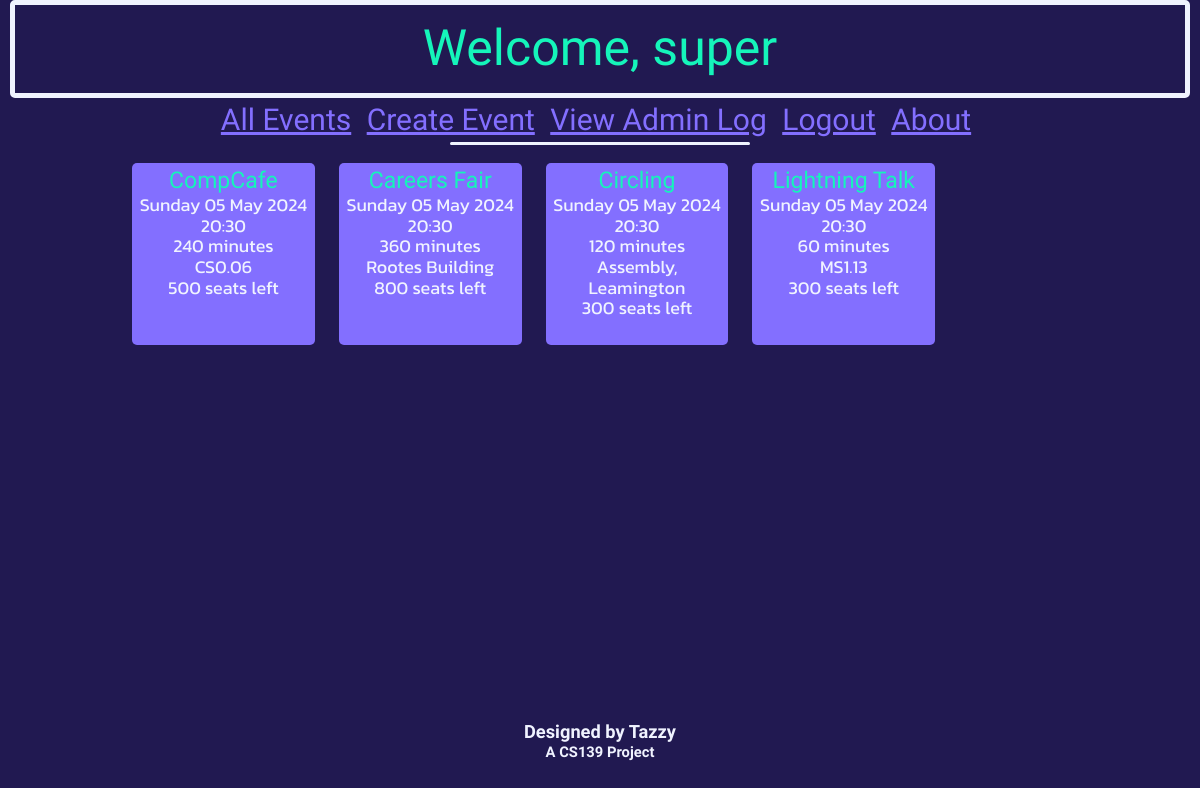
Before: /home (signed in) with the older database file.
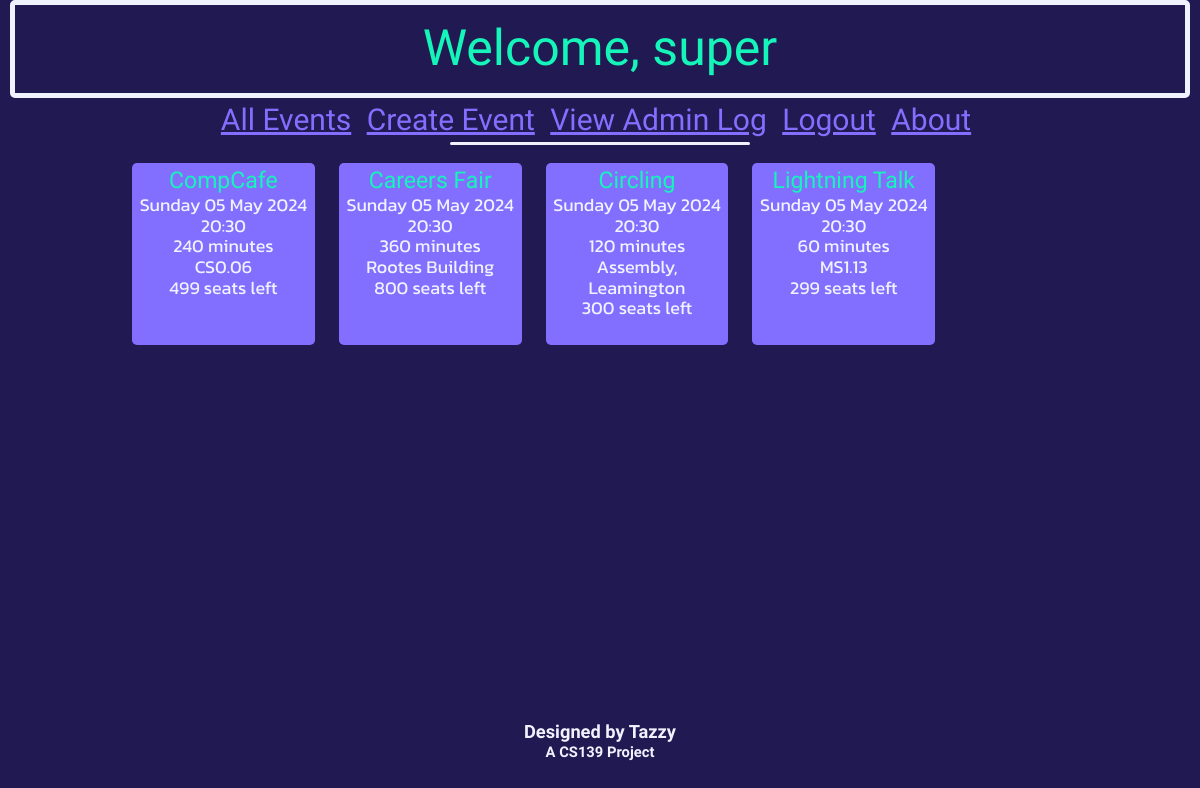
After: the same page with the newer database file.
### db_definition.py (models this page shows, shortened)
class User(UserMixin, db.Model):
    __tablename__ = "users"
    userClass = db.Column(db.String(10))
    user_id = db.Column(db.Integer, primary_key = True)
    username = db.Column(db.String(20), unique = True)
    email = db.Column(db.Text(), unique = True)
    hashedPass = db.Column(db.Text())

class Event(db.Model):
    __tablename__ = "events"
    event_id = db.Column(db.Integer, primary_key = True)
    name = db.Column(db.String(20))
    dateTime = db.Column(db.DateTime)
    duration = db.Column(db.Integer) # Minutes
    capacity = db.Column(db.Integer)
    ticketsSold = db.Column(db.Integer)
    location = db.Column(db.String(50))

### eventbyte.py (the view)
@app.route('/home')
def home():
    updateTickets()
    events=Event.query.all()
    return render_template('home.html', events=events, currTime = datetime.datetime.now())

### eventbyte.py (called while the page is built)
@loginManager.user_loader
def loadUser(user_id):
    return User.query.get(int(user_id))

def updateTickets():
    events = Event.query.all()
    for event in events:
        ticketNum = db.session.query(Ticket).where(Ticket.event_id == event.event_id, Ticket.status == "Upcoming").count()
        event.ticketsSold = ticketNum
        if event.dateTime <= datetime.datetime.now():
            tickets = db.session.query(Ticket).where(Ticket.event_id == event.event_id)
            for ticket in tickets:
                ticket.status = "Completed"
    db.session.commit()

### templates/home.html
{% extends 'base.html' %}
{% block heading %}
    {% if current_user.is_authenticated %}
        <div class="title subtitle">
            Welcome, {{ current_user.username }}
        </div>
    {% else %}
        <div class="title">
            eventbyte
        </div>
    {% endif %}
{% endblock %}
{% block content %}
    {% with messages = get_flashed_messages() %}
        {% if messages %}
        <div class="loginFlashes">
            {% for message in messages %}
            <p> {{ message }} </p>
            {% endfor %}
        </div>
        {% else %}
            {% if not current_user.is_authenticated %}
                <h3 class="standardContent" style="text-align: center; margin-top: 3px;">To book or edit your events, log in or register.</h3>
            {% else %}
                <br>
            {% endif %}
        {% endif %}
    {% endwith %}
    {% include "eventList.html" %}
{% endblock %}

### templates/base.html (shortened to what this page needs)
<!DOCTYPE html>
<html lang="en">
    <head>
        <link rel="stylesheet" type="text/css" href="/static/css/normalize.css">
        <link rel="stylesheet" type="text/css" href="/static/css/retro.css">
    </head>
    <body>
        {% block heading %} {% endblock %}
        {% include "navbar.html" %}
        {% block content %} {% endblock %}
        {% include "acknowledgements.html" %}
    </body>
</html>

### templates/navbar.html
<nav>
    {% if current_user.userClass == "super" %}
        <a href="/superHome">All Events</a>
        <a href="/createEvent">Create Event</a>
        <a href="/viewLog">View Admin Log</a>
    {% elif current_user.is_authenticated %}
        <a href="/home">Home Page</a>
        <a href="/myEvents">My Events</a>
    {% else %}
        <a href="/home">Home Page</a>
    {% endif %}
    {% if current_user.is_authenticated %}
        <a href='/logout'>Logout</a>
    {% else %}
        <a href='/login'>Login</a>
        <a href='/register'>Register</a>
    {% endif %}
    <a href="/about">About</a>
</nav>
<div id="navunderline">
</div>

### templates/eventList.html (shortened to what this page needs)
<div id="eventsList">
    {% for event in events %}
        {% if event.dateTime > currTime %}
            <div class="event">
                <a href="/viewEvent?eventid={{event.event_id}}" style="text-decoration: none;"><span class="titleRef" style="font-size: 23px;">{{ event.name }}</span></a><br>
                {{ event.dateTime.strftime('%A') }} {{ event.dateTime.strftime('%d') }} {{ event.dateTime.strftime('%b') }} {{ event.dateTime.strftime('%Y') }}<br>
                {{ event.dateTime.strftime('%H') }}:{{ event.dateTime.strftime('%M') }}<br>
                {{ event.duration }} minutes<br>
                {{ event.location }}<br>
                {% if current_user.userClass == "super" %}
                    {{ event.capacity - event.ticketsSold }} seats left<br><br>
                {% elif event.ticketsSold == event.capacity %}
                    <span style="color: red;"><strong>SOLD OUT</strong></span><br>
                {% elif (event.ticketsSold >= (0.95 * event.capacity)) %}
                    <span style="color: red;"><strong>TICKETS LOW</strong></span><br>{{event.capacity - event.ticketsSold}} tickets left.<br>
                {% else %}
                    <br>
                {% endif %}
            </div>
        {% endif %}
    {% endfor %}
</div>

### templates/acknowledgements.html
<div id="acknowledgements">
    <h5 style="margin-bottom: 2px;">Designed by Tazzy</h5>
    <h6 style="margin-top: 0px;">A CS139 Project</h6>
</div>

### static/css/retro.css (style rules this page uses)
body { background-color: #211951; }
#navunderline { margin: auto; width: 25%; border-bottom: 3px #F0F3FF solid; border-radius: 3px; }
nav { font-family: 'Anta', serif; text-align: center; font-size: 30px; padding: 5px; margin: 0; }
nav a { margin-right: 8px; border-radius: 3px; color: #836FFF; }
.title { margin: auto; width: 95%; border: #F0F3FF 5px solid; padding: 15px; font-family: 'Anta', serif; font-size: 70px; color: #15F5BA; border-radius: 5px; text-align: center; }
.subtitle { font-size: 50px; }
#acknowledgements { font-family: 'Anta', serif; text-align: center; position: fixed; margin: auto; bottom: 5px; width: 100%; color: #F0F3FF; font-size: 22px; }
.titleRef { color: #15F5BA; font-family: 'Anta', serif; }
#eventsList { width: 80%; margin: auto; text-align: center; display:flex; font-family: 'Kanit', sans-serif; font-weight: 400; font-style: normal; font-size: 18px; color: #F0F3FF; }
.event { display:block; width: 18%; max-width: 18%; max-height: 10%; margin-left: 1.25%; margin-right: 1.25%; padding: 5px; border-radius: 5px; background-color: #836FFF; }

Changed rows visible on the page:
changed Event "CompCafe": event.capacity-event.ticketsSold "500" → "499"
changed Event "Lightning Talk": event.capacity-event.ticketsSold "300" → "299"
